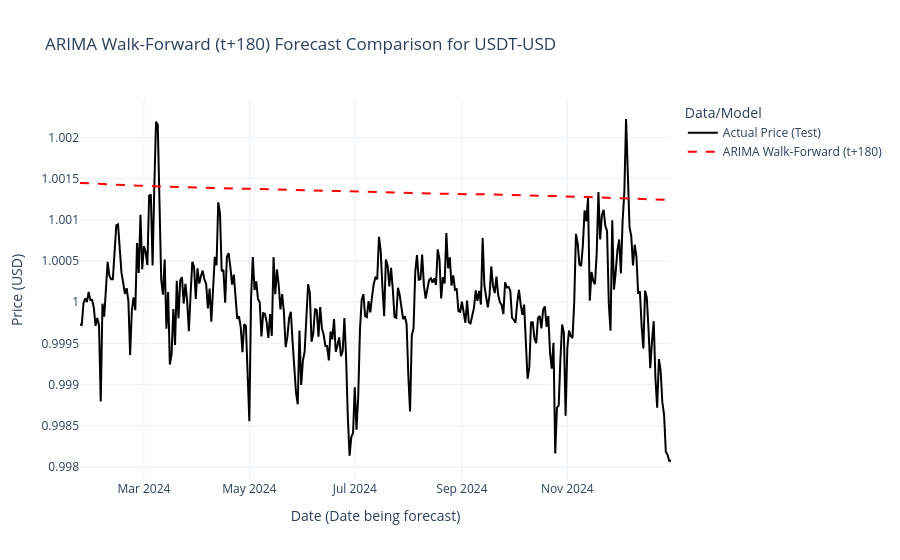

Notebook cell for this chart:
### Code cell
# %% [markdown]
# ## Python version 3.11+

# %% [markdown]
# ## 1. Import Libraries

# %%
import pandas as pd
import numpy as np
import matplotlib.pyplot as plt
import warnings
warnings.filterwarnings('ignore')
import time # To time execution

# Data and Preprocessing
import yfinance as yf
from sklearn.metrics import mean_absolute_percentage_error, mean_absolute_error, mean_squared_error, r2_score
from statsmodels.tsa.stattools import adfuller

# ARIMA
import pmdarima as pm # For auto_arima

# Visualization
import plotly.graph_objects as go

# Plotting Style Preferences (Optional)
plt.style.use('seaborn-v0_8-whitegrid')
plt.rcParams['figure.figsize'] = (12, 6)
plt.rcParams['figure.dpi'] = 100

# %% [markdown]
# ## 2. Configuration

# %%
ticker = "USDT-USD"
start_date = "2017-11-09" 
end_date = "2025-01-01"

# Define Train/Test Split Ratio for the *initial* training phase
train_split_ratio = 0.80

# --- Walk-Forward Forecast Horizon ---
h = 180 
print(f"Setting Walk-Forward Horizon to: h = {h}")

# auto_arima parameters
ARIMA_SEASONAL_PERIOD = 7 

# Retraining configuration
RETRAIN_FREQUENCY = 0 

# %% [markdown]
# ## 3. Data Loading and Preparation

# %%
print(f"--- Loading Data for {ticker} ---")
try:
    df_full = yf.download(tickers=[ticker], start=start_date, end=end_date, progress=False)
    if df_full.empty: raise ValueError(f"No data downloaded for {ticker}.")
    if 'Close' not in df_full.columns: raise ValueError(f"'Close' column not found.")
    df_full = df_full[['Close']].copy()
    df_full = df_full.asfreq('D')
    df_full.ffill(inplace=True); df_full.dropna(inplace=True)
    if df_full.empty: raise ValueError(f"Data became empty.")
    print(f"Loaded {len(df_full)} data points for {ticker} from {df_full.index.min()} to {df_full.index.max()}.")
except Exception as e:
    raise ValueError(f"Failed to load data for {ticker}: {e}")

# %% [markdown]
# ## 4. Data Splitting

# %%
# Split Data into initial training and test sets
n_total = len(df_full)
n_train = int(train_split_ratio * n_total)
n_test = n_total - n_train - h + 1 

if n_test <= 0:
     raise ValueError(f"Not enough data for walk-forward with h={h}. Need at least {n_train + h} total points.")

train_data_df = df_full[:n_train]
test_data_full = df_full[n_train:] 

print(f"\nInitial Training Data: {n_train} points ({train_data_df.index.min().strftime('%Y-%m-%d')} to {train_data_df.index.max().strftime('%Y-%m-%d')})")
print(f"Test Data Available: {len(test_data_full)} points")
print(f"Number of walk-forward steps (predictions to generate & evaluate): {n_test}")
print(f"Evaluation Period Start (target t+{h}): {test_data_full.index[h-1].strftime('%Y-%m-%d')}")
print(f"Evaluation Period End (target t+{h}): {test_data_full.index[-1].strftime('%Y-%m-%d')}")

# %% [markdown]
# ## 5. Stationarity Check (on Initial Training Data)

# %%
def check_stationarity(timeseries):
    print("\nResults of Dickey-Fuller Test:")
    dftest = adfuller(timeseries, autolag="AIC")
    dfoutput = pd.Series(dftest[0:4], index=["Test Statistic", "p-value", "#Lags Used", "# Observations Used"])
    for key, value in dftest[4].items(): dfoutput[f"Critical Value ({key})"] = value
    print(dfoutput.to_string())
    if dftest[1] <= 0.05: print("=> Conclusion: Data is likely Stationary (reject H0)")
    else: print("=> Conclusion: Data is likely Non-Stationary (fail to reject H0)")

print("\n--- Stationarity Check on Initial Training Data ---")
check_stationarity(train_data_df['Close'])

# %% [markdown]
# ## 6. Initial ARIMA Model Fit (using auto_arima)

# %%
print("\n--- Fitting Initial ARIMA Model on Training Data ---")
start_time_initial_train = time.time()

arima_model = pm.auto_arima(train_data_df['Close'],
                           start_p=1, start_q=1, test='adf',
                           max_p=3, max_q=3, m=ARIMA_SEASONAL_PERIOD,
                           start_P=0, seasonal=(ARIMA_SEASONAL_PERIOD > 1),
                           d=None, D=None, trace=False,
                           error_action='ignore', suppress_warnings=True,
                           stepwise=True)

end_time_initial_train = time.time()
print(f"Initial ARIMA training finished in {end_time_initial_train - start_time_initial_train:.2f} seconds.")
print("\n--- Initial Best Model Found ---")
print(arima_model.summary())
print(f"\nBest ARIMA Order: {arima_model.order}")
print(f"Best Seasonal Order: {arima_model.seasonal_order}")

# %% [markdown]
# ## 7. Walk-Forward Validation (Rolling Forecast) Loop - t+h Steps Ahead

# %%
print(f"\n--- Starting ARIMA Walk-Forward Validation for {n_test} steps (Predicting {h} steps ahead) ---")
start_time_walk_forward = time.time()

arima_walk_forward_predictions_h_step = [] 

for t in range(n_test):
    # 1. Predict h steps ahead from the current state of the model
    try:
        yhat_h_steps = arima_model.predict(n_periods=h)
        if len(yhat_h_steps) < h: 
             raise ValueError(f"Predict returned only {len(yhat_h_steps)} steps, expected {h}")
        prediction_target_h = yhat_h_steps[h-1] 
    except Exception as e_pred:
         print(f"Warning: ARIMA predict failed at step {t+1}. Error: {e_pred}. Using fallback.")
         prediction_target_h = arima_model.arima_res_.data.endog[-1] 

    arima_walk_forward_predictions_h_step.append(prediction_target_h)

    # 3. Get the ACTUAL value for the current step 't' (index n_train + t)
    actual_value_t = test_data_full['Close'].iloc[t]

    # 4. Update the model with the actual observation.
    try:
        arima_model.update(actual_value_t)
    except Exception as e_update:
        print(f"Warning: ARIMA update failed at step {t+1} with error: {e_update}. Trying to continue without update.")

    # Log progress periodically
    if (t + 1) % 50 == 0: 
        print(f"ARIMA Walk-Forward (h={h}) Step {t+1}/{n_test} complete.")

    # ---Full Refitting Point ---
    # if RETRAIN_FREQUENCY > 0 and (t + 1) % RETRAIN_FREQUENCY == 0 and (t + 1) < n_test:

end_time_walk_forward = time.time()
total_walk_forward_time = end_time_walk_forward - start_time_walk_forward
print(f"\nARIMA Walk-Forward (h={h}) finished in {total_walk_forward_time:.2f} seconds.")

# Ensure predictions list is numpy array for metrics
arima_walk_forward_predictions_h_step = np.array(arima_walk_forward_predictions_h_step)

# --- FINAL CHECK ---
print(f"Length of final predictions: {len(arima_walk_forward_predictions_h_step)}")
print(f"Number of walk-forward steps performed: {n_test}")

# %% [markdown]
# ## 8. Evaluate Walk-Forward Performance (t+h)

# %%
# Define the evaluation metrics function
def evaluate_forecast(y_true, y_pred, model_name, horizon):
    """Calculates and prints standard evaluation metrics."""
    y_true_flat = y_true.flatten(); y_pred_flat = y_pred.flatten()
    mae = mean_absolute_error(y_true_flat, y_pred_flat)
    mape = mean_absolute_percentage_error(y_true_flat, y_pred_flat)
    rmse = np.sqrt(mean_squared_error(y_true_flat, y_pred_flat))
    try: r2 = r2_score(y_true_flat, y_pred_flat)
    except ValueError: r2 = np.nan
    print(f"\n--- {model_name} Walk-Forward (t+{horizon}) Evaluation Results ---")
    print(f"RMSE: {rmse:.4f}, MAE: {mae:.4f}, MAPE: {mape:.4%}, R²: {r2:.4f}")
    return {'RMSE': rmse, 'MAE': mae, 'MAPE': mape, 'R2': r2}

# Evaluate against the actual unscaled test data, shifted by h-1 steps
y_test_actual_h_step = test_data_full['Close'].values[h-1:]

# Check lengths before evaluation
if len(y_test_actual_h_step) != len(arima_walk_forward_predictions_h_step):
     raise ValueError(f"Length mismatch after loop: Actual evaluation data ({len(y_test_actual_h_step)}) vs Predictions ({len(arima_walk_forward_predictions_h_step)})")

arima_wf_h_results = evaluate_forecast(y_test_actual_h_step, arima_walk_forward_predictions_h_step, f"ARIMA ({ticker})", horizon=h)

# %% [markdown]
# ## 9. Visualize Walk-Forward Results (t+h)

# %%
print("\n--- Plotting Walk-Forward Forecasts ---")

prediction_dates = test_data_full.index[h-1:]
if len(prediction_dates) != len(arima_walk_forward_predictions_h_step): 
     min_plot_len = min(len(prediction_dates), len(arima_walk_forward_predictions_h_step))
     prediction_dates = prediction_dates[:min_plot_len]
     plot_predictions = arima_walk_forward_predictions_h_step[:min_plot_len]
     plot_actuals = y_test_actual_h_step[:min_plot_len]
else:
     plot_predictions = arima_walk_forward_predictions_h_step
     plot_actuals = y_test_actual_h_step

results_df_wf = pd.DataFrame({
    'Actual': plot_actuals.flatten(),
    f'ARIMA (t+{h})': plot_predictions.flatten()
}, index=prediction_dates)

fig = go.Figure()
fig.add_trace(go.Scatter(x=results_df_wf.index, y=results_df_wf['Actual'], mode='lines', name='Actual Price (Test)', line=dict(color='black')))
fig.add_trace(go.Scatter(x=results_df_wf.index, y=results_df_wf[f'ARIMA (t+{h})'], mode='lines', name=f'ARIMA Walk-Forward (t+{h})', line=dict(color='red', dash='dash')))
fig.update_layout(
    title=f'ARIMA Walk-Forward (t+{h}) Forecast Comparison for {ticker}',
    xaxis_title="Date (Date being forecast)", yaxis_title="Price (USD)", legend_title="Data/Model", template="plotly_white"
)
fig.show()

# %% [markdown]
# ## 10. Walk-Forward Evaluation Period Summary

# %%
print(f"\n--- Walk-Forward Evaluation Summary ---")
print(f"Initial Training Data End Date: {train_data_df.index.max().strftime('%Y-%m-%d')}")
print(f"Walk-Forward Evaluation Period (Test Set Dates): {test_data_full.index.min().strftime('%Y-%m-%d')} to {test_data_full.index.max().strftime('%Y-%m-%d')}")
print(f"Number of Walk-Forward Steps Performed: {n_test}")
print(f"Forecast Horizon Evaluated at each Step: h = {h}")
print(f"Evaluation Period (Target Dates): {test_data_full.index[h-1].strftime('%Y-%m-%d')} to {test_data_full.index[-1].strftime('%Y-%m-%d')}")

### Figure 1 — Plotly figure (JSON) as saved in the notebook; plotly's stock layout.template omitted (floating-point values rounded to 4 significant figures; data arrays with more than 128 entries replaced by an {"elided": "..."} marker saying what was removed)
{"data": [{"line": {"color": "black"}, "mode": "lines", "name": "Actual Price (Test)", "type": "scatter", "x": {"elided": "343 str values"}, "y": {"elided": "343 float values"}}, {"line": {"color": "red", "dash": "dash"}, "mode": "lines", "name": "ARIMA Walk-Forward (t+180)", "type": "scatter", "x": {"elided": "343 str values"}, "y": {"elided": "343 float values"}}], "layout": {"legend": {"title": {"text": "Data/Model"}}, "title": {"text": "ARIMA Walk-Forward (t+180) Forecast Comparison for USDT-USD"}, "xaxis": {"title": {"text": "Date (Date being forecast)"}}, "yaxis": {"title": {"text": "Price (USD)"}}}}
